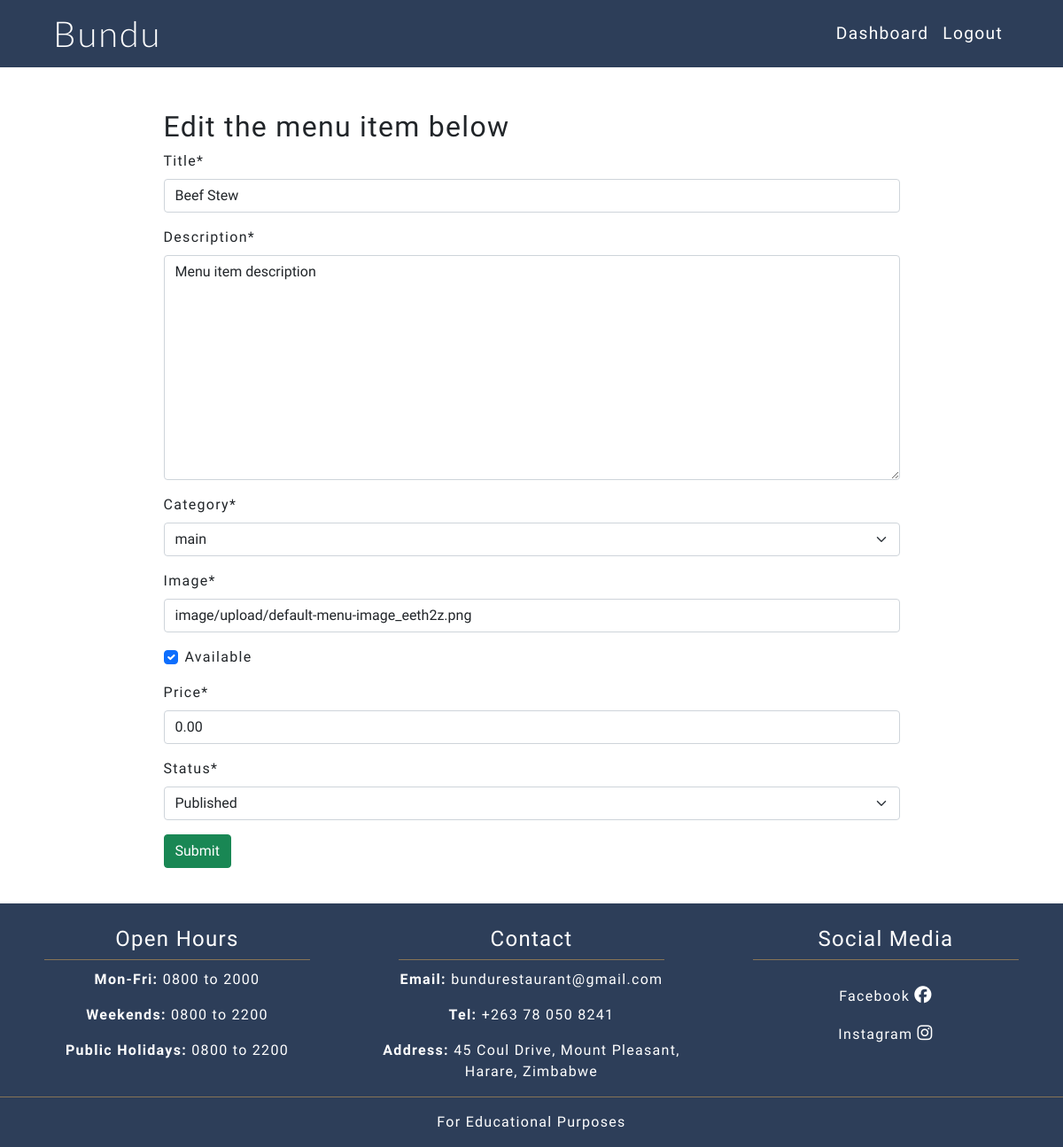
/menu/edit_menu_item/9/ (signed in), run on an earlier commit of the app's database.
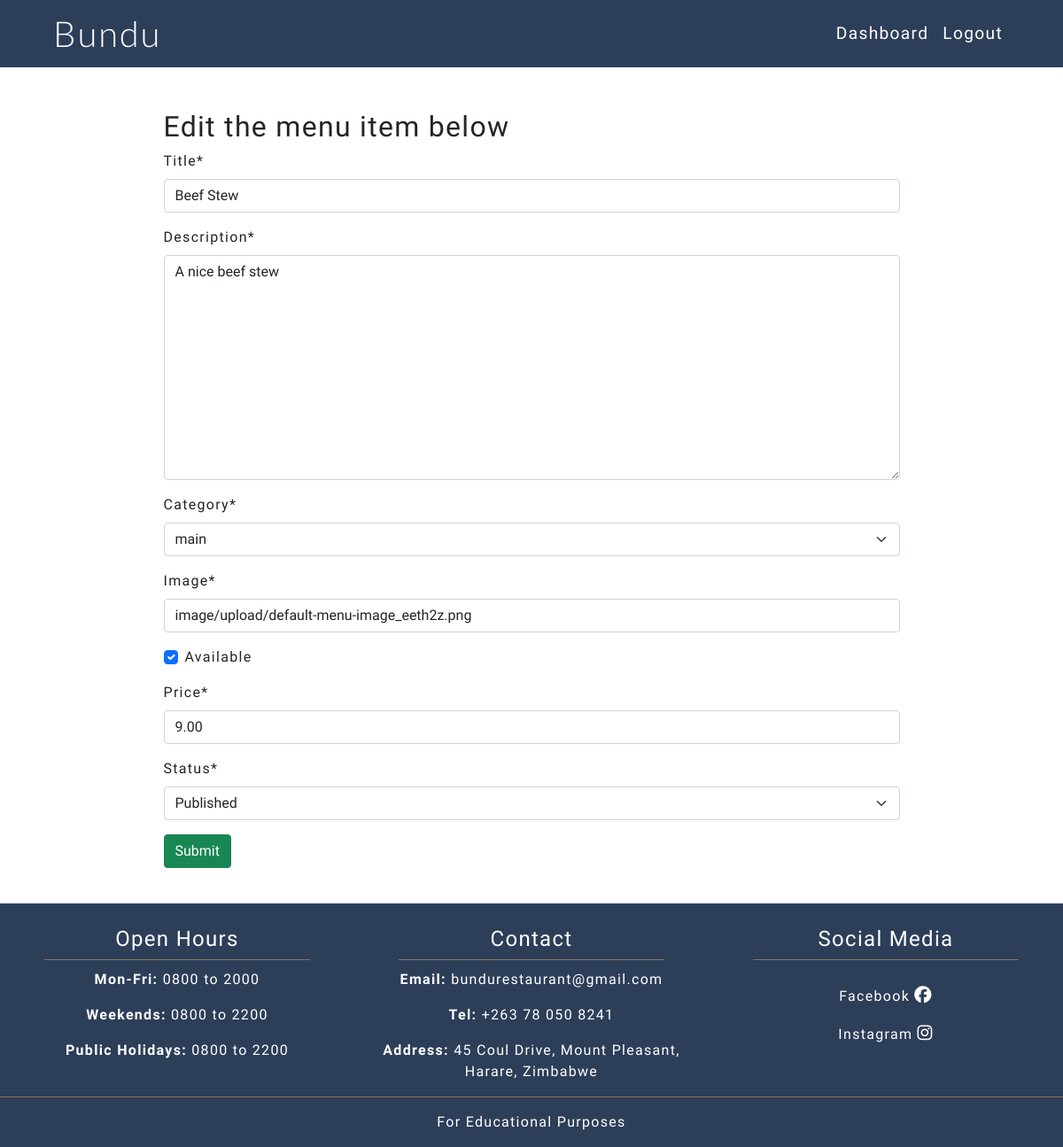
And on a later commit of the database.
### menu/models.py (models this page shows, shortened)
class MenuItem(models.Model):
    title = models.CharField(max_length=200, unique=True)
    featured_image = CloudinaryField(
        'image', default='default-menu-image_eeth2z.png'
        )
    description = models.TextField(default='Menu item description')
    available = models.BooleanField(default=True)
    price = models.DecimalField(
        null=True, max_digits=4, decimal_places=2, default='00.00'
        )
    category = models.CharField(
        choices=MENU_CATEGORIES, default='main', max_length=7
        )
    status = models.IntegerField(choices=STATUS, default=0)

### menu/views.py (the view, shortened to what this page needs)
def edit_menu_item(request, pk):
    item_instance = get_object_or_404(MenuItem, id=pk)
    if request.user.is_staff:
        form = MenuItemForm(instance=item_instance)
        heading = 'Edit the menu item below'
        context = {
                'form': form,
                'heading': heading,
                }
        return render(request, "add_item.html", context)
    else:
        messages.warning(
            request,
            ('You are not authorized to view this page')
            )
        return redirect('home')

### menu/forms.py
class MenuItemForm(ModelForm):
    class Meta:
        model = MenuItem
        fields = (
            'title',
            'description',
            'category',
            'featured_image',
            'available',
            'price',
            'status'
        )

### menu/templates/add_item.html (shortened to what this page needs)
{% extends "base.html" %}
{% load crispy_forms_tags %}
{% block content %}
<div class="fill-screen container">
    <div class="row">
        <div class="col-lg-9 col-12 below-nav pt-5 mx-auto">
            <h2>{{ heading }}</h2>
            <div class="form-group">
                <form method="POST" enctype="multipart/form-data">
                    {{ form|crispy }}
                    <input class="btn btn-success" type="submit" name="submit">
                </form>
            </div>
        </div>
    </div>
</div>
{% endblock %}

What changed in the data, as far as the page shows it:
changed MenuItem "Beef Stew": description "Menu item description" → "A nice beef stew"; price "0.00" → "9.00"
